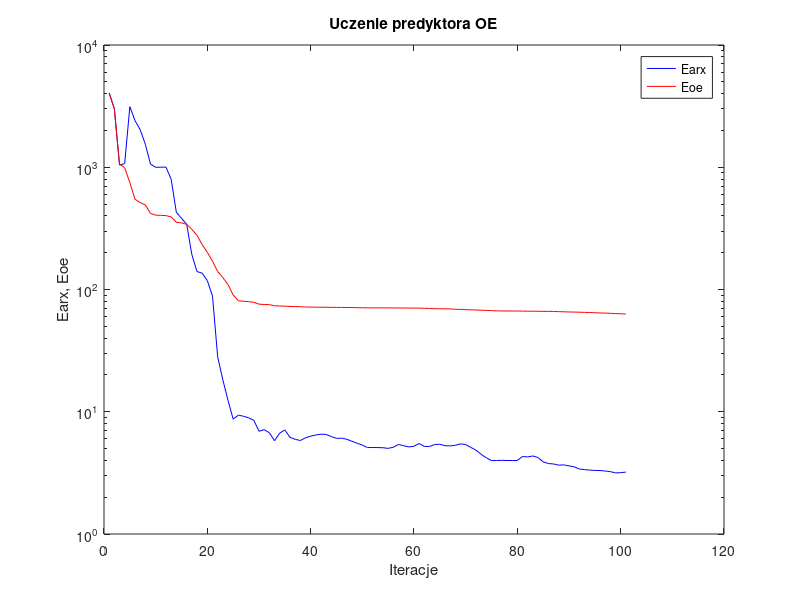
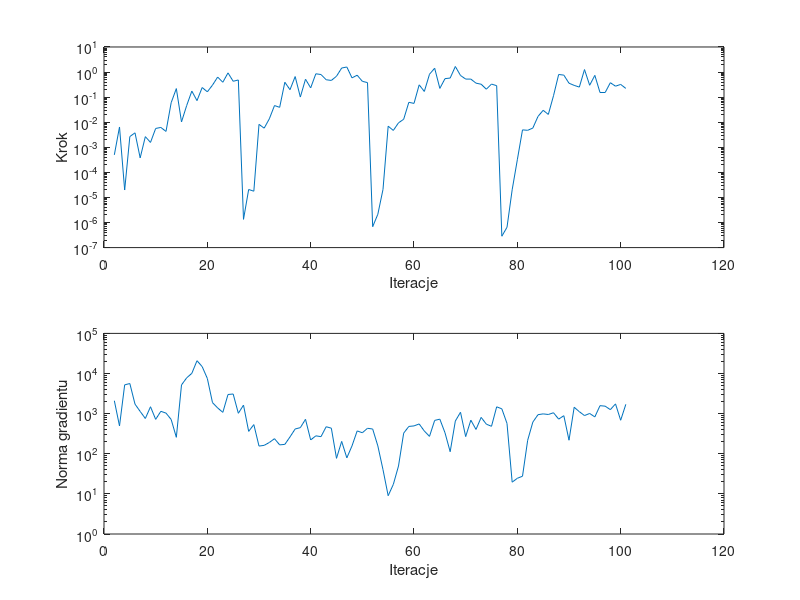

The MATLAB script that drew these images, in order:
%uczenie predyktora oe
clear all;
n=0; farx(n+1)=4.048753e+003; foe(n+1)=4.054766e+003; wspucz(n+1)=0.000000e+000; ng(n+1)=0.000000e+000;
%odnowa zmiennej metryki
n=1; farx(n+1)=3.007507e+003; foe(n+1)=3.010071e+003; krok(n+1)=4.988661e-004; ng(n+1)=2.099032e+003;
n=2; farx(n+1)=1.042132e+003; foe(n+1)=1.066453e+003; krok(n+1)=6.450159e-003; ng(n+1)=4.937793e+002;
n=3; farx(n+1)=1.071309e+003; foe(n+1)=9.895782e+002; krok(n+1)=1.976919e-005; ng(n+1)=5.218087e+003;
n=4; farx(n+1)=3.129968e+003; foe(n+1)=7.493082e+002; krok(n+1)=2.678603e-003; ng(n+1)=5.628008e+003;
n=5; farx(n+1)=2.408057e+003; foe(n+1)=5.473608e+002; krok(n+1)=3.771789e-003; ng(n+1)=1.725259e+003;
n=6; farx(n+1)=2.029472e+003; foe(n+1)=5.139620e+002; krok(n+1)=3.776610e-004; ng(n+1)=1.135496e+003;
n=7; farx(n+1)=1.540918e+003; foe(n+1)=4.921713e+002; krok(n+1)=2.659087e-003; ng(n+1)=7.570318e+002;
n=8; farx(n+1)=1.061120e+003; foe(n+1)=4.192855e+002; krok(n+1)=1.564230e-003; ng(n+1)=1.485316e+003;
n=9; farx(n+1)=9.986870e+002; foe(n+1)=4.055876e+002; krok(n+1)=5.637357e-003; ng(n+1)=7.199781e+002;
n=10; farx(n+1)=1.001779e+003; foe(n+1)=4.045730e+002; krok(n+1)=6.192369e-003; ng(n+1)=1.143295e+003;
n=11; farx(n+1)=1.001861e+003; foe(n+1)=4.019359e+002; krok(n+1)=4.289834e-003; ng(n+1)=1.030683e+003;
n=12; farx(n+1)=7.976937e+002; foe(n+1)=3.928589e+002; krok(n+1)=6.004768e-002; ng(n+1)=7.152279e+002;
n=13; farx(n+1)=4.285433e+002; foe(n+1)=3.547077e+002; krok(n+1)=2.192961e-001; ng(n+1)=2.570561e+002;
n=14; farx(n+1)=3.822274e+002; foe(n+1)=3.507743e+002; krok(n+1)=1.027490e-002; ng(n+1)=5.190621e+003;
n=15; farx(n+1)=3.421543e+002; foe(n+1)=3.411655e+002; krok(n+1)=4.614317e-002; ng(n+1)=7.795545e+003;
n=16; farx(n+1)=1.933759e+002; foe(n+1)=3.099284e+002; krok(n+1)=1.742650e-001; ng(n+1)=1.010190e+004;
n=17; farx(n+1)=1.401956e+002; foe(n+1)=2.777842e+002; krok(n+1)=7.255280e-002; ng(n+1)=2.086296e+004;
n=18; farx(n+1)=1.360481e+002; foe(n+1)=2.327686e+002; krok(n+1)=2.418674e-001; ng(n+1)=1.486749e+004;
n=19; farx(n+1)=1.180488e+002; foe(n+1)=2.013168e+002; krok(n+1)=1.630613e-001; ng(n+1)=7.533716e+003;
n=20; farx(n+1)=8.830854e+001; foe(n+1)=1.700662e+002; krok(n+1)=3.015923e-001; ng(n+1)=1.879048e+003;
n=21; farx(n+1)=2.809995e+001; foe(n+1)=1.402544e+002; krok(n+1)=6.322648e-001; ng(n+1)=1.386348e+003;
n=22; farx(n+1)=1.823208e+001; foe(n+1)=1.252877e+002; krok(n+1)=3.923690e-001; ng(n+1)=1.076137e+003;
n=23; farx(n+1)=1.240062e+001; foe(n+1)=1.096456e+002; krok(n+1)=9.270274e-001; ng(n+1)=3.000085e+003;
n=24; farx(n+1)=8.694328e+000; foe(n+1)=9.016549e+001; krok(n+1)=4.288049e-001; ng(n+1)=3.084872e+003;
n=25; farx(n+1)=9.380780e+000; foe(n+1)=8.091199e+001; krok(n+1)=4.837349e-001; ng(n+1)=1.020663e+003;
%odnowa zmiennej metryki
n=26; farx(n+1)=9.189150e+000; foe(n+1)=8.015884e+001; krok(n+1)=1.337356e-006; ng(n+1)=1.629303e+003;
n=27; farx(n+1)=8.918234e+000; foe(n+1)=7.952946e+001; krok(n+1)=2.077412e-005; ng(n+1)=3.615750e+002;
n=28; farx(n+1)=8.508297e+000; foe(n+1)=7.862437e+001; krok(n+1)=1.773994e-005; ng(n+1)=5.332377e+002;
n=29; farx(n+1)=6.922548e+000; foe(n+1)=7.588768e+001; krok(n+1)=8.202462e-003; ng(n+1)=1.553959e+002;
n=30; farx(n+1)=7.138238e+000; foe(n+1)=7.537870e+001; krok(n+1)=5.792131e-003; ng(n+1)=1.620683e+002;
n=31; farx(n+1)=6.733950e+000; foe(n+1)=7.515801e+001; krok(n+1)=1.367655e-002; ng(n+1)=1.910322e+002;
n=32; farx(n+1)=5.793721e+000; foe(n+1)=7.365255e+001; krok(n+1)=4.614317e-002; ng(n+1)=2.374087e+002;
n=33; farx(n+1)=6.682928e+000; foe(n+1)=7.333516e+001; krok(n+1)=3.920662e-002; ng(n+1)=1.666279e+002;
n=34; farx(n+1)=7.100410e+000; foe(n+1)=7.302529e+001; krok(n+1)=3.923690e-001; ng(n+1)=1.712383e+002;
n=35; farx(n+1)=6.177488e+000; foe(n+1)=7.277156e+001; krok(n+1)=1.981558e-001; ng(n+1)=2.629148e+002;
n=36; farx(n+1)=5.952332e+000; foe(n+1)=7.247432e+001; krok(n+1)=6.614848e-001; ng(n+1)=4.148060e+002;
n=37; farx(n+1)=5.816614e+000; foe(n+1)=7.231879e+001; krok(n+1)=1.008497e-001; ng(n+1)=4.475599e+002;
n=38; farx(n+1)=6.125902e+000; foe(n+1)=7.193338e+001; krok(n+1)=5.180995e-001; ng(n+1)=7.222438e+002;
n=39; farx(n+1)=6.317442e+000; foe(n+1)=7.180726e+001; krok(n+1)=2.343012e-001; ng(n+1)=2.207901e+002;
n=40; farx(n+1)=6.456274e+000; foe(n+1)=7.172012e+001; krok(n+1)=8.536620e-001; ng(n+1)=2.797407e+002;
n=41; farx(n+1)=6.552806e+000; foe(n+1)=7.159687e+001; krok(n+1)=7.970783e-001; ng(n+1)=2.670089e+002;
n=42; farx(n+1)=6.519887e+000; foe(n+1)=7.152408e+001; krok(n+1)=4.936410e-001; ng(n+1)=4.716592e+002;
n=43; farx(n+1)=6.258988e+000; foe(n+1)=7.143574e+001; krok(n+1)=4.635137e-001; ng(n+1)=4.342558e+002;
n=44; farx(n+1)=6.061218e+000; foe(n+1)=7.138937e+001; krok(n+1)=6.809733e-001; ng(n+1)=7.686602e+001;
n=45; farx(n+1)=6.082960e+000; foe(n+1)=7.134762e+001; krok(n+1)=1.447680e+000; ng(n+1)=2.031665e+002;
n=46; farx(n+1)=5.950840e+000; foe(n+1)=7.126276e+001; krok(n+1)=1.591497e+000; ng(n+1)=7.907696e+001;
n=47; farx(n+1)=5.730424e+000; foe(n+1)=7.117994e+001; krok(n+1)=5.870903e-001; ng(n+1)=1.570697e+002;
n=48; farx(n+1)=5.523648e+000; foe(n+1)=7.099112e+001; krok(n+1)=7.487569e-001; ng(n+1)=3.711137e+002;
n=49; farx(n+1)=5.341459e+000; foe(n+1)=7.086228e+001; krok(n+1)=4.275922e-001; ng(n+1)=3.338514e+002;
n=50; farx(n+1)=5.092436e+000; foe(n+1)=7.079282e+001; krok(n+1)=3.791860e-001; ng(n+1)=4.310242e+002;
%odnowa zmiennej metryki
n=51; farx(n+1)=5.102340e+000; foe(n+1)=7.077075e+001; krok(n+1)=6.820257e-007; ng(n+1)=4.140488e+002;
n=52; farx(n+1)=5.093614e+000; foe(n+1)=7.075891e+001; krok(n+1)=2.134892e-006; ng(n+1)=1.570243e+002;
n=53; farx(n+1)=5.077607e+000; foe(n+1)=7.075121e+001; krok(n+1)=2.092147e-005; ng(n+1)=4.009451e+001;
n=54; farx(n+1)=5.016653e+000; foe(n+1)=7.069632e+001; krok(n+1)=6.920879e-003; ng(n+1)=9.006353e+000;
n=55; farx(n+1)=5.126626e+000; foe(n+1)=7.066493e+001; krok(n+1)=4.708341e-003; ng(n+1)=1.725900e+001;
n=56; farx(n+1)=5.399987e+000; foe(n+1)=7.057977e+001; krok(n+1)=9.454744e-003; ng(n+1)=4.951476e+001;
n=57; farx(n+1)=5.272932e+000; foe(n+1)=7.055008e+001; krok(n+1)=1.308616e-002; ng(n+1)=3.264159e+002;
n=58; farx(n+1)=5.155451e+000; foe(n+1)=7.050726e+001; krok(n+1)=6.225707e-002; ng(n+1)=4.799469e+002;
n=59; farx(n+1)=5.223456e+000; foe(n+1)=7.047793e+001; krok(n+1)=5.623415e-002; ng(n+1)=4.944731e+002;
n=60; farx(n+1)=5.498035e+000; foe(n+1)=7.040705e+001; krok(n+1)=3.091610e-001; ng(n+1)=5.532925e+002;
n=61; farx(n+1)=5.202970e+000; foe(n+1)=7.019890e+001; krok(n+1)=1.686145e-001; ng(n+1)=3.684362e+002;
n=62; farx(n+1)=5.195907e+000; foe(n+1)=6.996760e+001; krok(n+1)=8.198208e-001; ng(n+1)=2.713657e+002;
n=63; farx(n+1)=5.396579e+000; foe(n+1)=6.963337e+001; krok(n+1)=1.420334e+000; ng(n+1)=6.784010e+002;
n=64; farx(n+1)=5.421024e+000; foe(n+1)=6.955724e+001; krok(n+1)=2.230612e-001; ng(n+1)=7.282754e+002;
n=65; farx(n+1)=5.273896e+000; foe(n+1)=6.946816e+001; krok(n+1)=5.467184e-001; ng(n+1)=3.332929e+002;
n=66; farx(n+1)=5.256956e+000; foe(n+1)=6.931685e+001; krok(n+1)=5.766634e-001; ng(n+1)=1.124979e+002;
n=67; farx(n+1)=5.320660e+000; foe(n+1)=6.899198e+001; krok(n+1)=1.668247e+000; ng(n+1)=6.536216e+002;
n=68; farx(n+1)=5.463315e+000; foe(n+1)=6.873050e+001; krok(n+1)=7.310195e-001; ng(n+1)=1.081663e+003;
n=69; farx(n+1)=5.391822e+000; foe(n+1)=6.849591e+001; krok(n+1)=5.249576e-001; ng(n+1)=2.678691e+002;
n=70; farx(n+1)=5.107498e+000; foe(n+1)=6.815725e+001; krok(n+1)=5.242150e-001; ng(n+1)=6.874107e+002;
n=71; farx(n+1)=4.849531e+000; foe(n+1)=6.798794e+001; krok(n+1)=3.614383e-001; ng(n+1)=4.038826e+002;
n=72; farx(n+1)=4.484045e+000; foe(n+1)=6.766619e+001; krok(n+1)=3.268918e-001; ng(n+1)=8.066776e+002;
n=73; farx(n+1)=4.205324e+000; foe(n+1)=6.746455e+001; krok(n+1)=2.073757e-001; ng(n+1)=5.463795e+002;
n=74; farx(n+1)=3.987687e+000; foe(n+1)=6.719689e+001; krok(n+1)=3.311156e-001; ng(n+1)=4.834712e+002;
n=75; farx(n+1)=3.991045e+000; foe(n+1)=6.686141e+001; krok(n+1)=2.863617e-001; ng(n+1)=1.478601e+003;
%odnowa zmiennej metryki
n=76; farx(n+1)=4.006848e+000; foe(n+1)=6.674169e+001; krok(n+1)=2.843325e-007; ng(n+1)=1.317881e+003;
n=77; farx(n+1)=3.992897e+000; foe(n+1)=6.670162e+001; krok(n+1)=6.463557e-007; ng(n+1)=5.699166e+002;
n=78; farx(n+1)=3.990785e+000; foe(n+1)=6.670082e+001; krok(n+1)=2.020969e-005; ng(n+1)=1.957414e+001;
n=79; farx(n+1)=3.997930e+000; foe(n+1)=6.667878e+001; krok(n+1)=3.185772e-004; ng(n+1)=2.448129e+001;
n=80; farx(n+1)=4.303633e+000; foe(n+1)=6.656463e+001; krok(n+1)=4.953534e-003; ng(n+1)=2.754746e+001;
n=81; farx(n+1)=4.269371e+000; foe(n+1)=6.645929e+001; krok(n+1)=4.751121e-003; ng(n+1)=2.168542e+002;
n=82; farx(n+1)=4.348954e+000; foe(n+1)=6.641470e+001; krok(n+1)=5.852382e-003; ng(n+1)=6.152949e+002;
n=83; farx(n+1)=4.225303e+000; foe(n+1)=6.639908e+001; krok(n+1)=1.703305e-002; ng(n+1)=9.418504e+002;
n=84; farx(n+1)=3.889223e+000; foe(n+1)=6.624700e+001; krok(n+1)=2.977641e-002; ng(n+1)=9.858655e+002;
n=85; farx(n+1)=3.771971e+000; foe(n+1)=6.622496e+001; krok(n+1)=2.047906e-002; ng(n+1)=9.518294e+002;
n=86; farx(n+1)=3.739831e+000; foe(n+1)=6.613387e+001; krok(n+1)=1.138873e-001; ng(n+1)=1.052641e+003;
n=87; farx(n+1)=3.657395e+000; foe(n+1)=6.590331e+001; krok(n+1)=8.008859e-001; ng(n+1)=7.303876e+002;
n=88; farx(n+1)=3.674327e+000; foe(n+1)=6.569309e+001; krok(n+1)=7.545111e-001; ng(n+1)=8.881978e+002;
n=89; farx(n+1)=3.611013e+000; foe(n+1)=6.548348e+001; krok(n+1)=3.589369e-001; ng(n+1)=2.175251e+002;
n=90; farx(n+1)=3.543309e+000; foe(n+1)=6.537186e+001; krok(n+1)=2.944474e-001; ng(n+1)=1.442244e+003;
n=91; farx(n+1)=3.400876e+000; foe(n+1)=6.521015e+001; krok(n+1)=2.515191e-001; ng(n+1)=1.118166e+003;
n=92; farx(n+1)=3.364835e+000; foe(n+1)=6.501691e+001; krok(n+1)=1.257512e+000; ng(n+1)=8.956900e+002;
n=93; farx(n+1)=3.332148e+000; foe(n+1)=6.485344e+001; krok(n+1)=2.974827e-001; ng(n+1)=1.009389e+003;
n=94; farx(n+1)=3.311663e+000; foe(n+1)=6.452569e+001; krok(n+1)=7.382907e-001; ng(n+1)=8.287815e+002;
n=95; farx(n+1)=3.303845e+000; foe(n+1)=6.429636e+001; krok(n+1)=1.528330e-001; ng(n+1)=1.580172e+003;
n=96; farx(n+1)=3.275656e+000; foe(n+1)=6.414593e+001; krok(n+1)=1.530597e-001; ng(n+1)=1.535484e+003;
n=97; farx(n+1)=3.237438e+000; foe(n+1)=6.383836e+001; krok(n+1)=3.762824e-001; ng(n+1)=1.257354e+003;
n=98; farx(n+1)=3.160976e+000; foe(n+1)=6.353977e+001; krok(n+1)=2.730900e-001; ng(n+1)=1.750125e+003;
n=99; farx(n+1)=3.175109e+000; foe(n+1)=6.330941e+001; krok(n+1)=3.214125e-001; ng(n+1)=6.842168e+002;
n=100; farx(n+1)=3.209343e+000; foe(n+1)=6.304068e+001; krok(n+1)=2.226006e-001; ng(n+1)=1.707099e+003;

figure; semilogy(farx,'b'); hold on; semilogy(foe,'r'); xlabel('Iteracje'); ylabel('Earx, Eoe'); legend('Earx','Eoe'); title('Uczenie predyktora OE');
figure; subplot(2,1,1); semilogy(krok); xlabel('Iteracje'); ylabel('Krok');
subplot(2,1,2); semilogy(ng); xlabel('Iteracje'); ylabel('Norma gradientu');
Earx=farx(n+1)
Eoe=foe(n+1)
